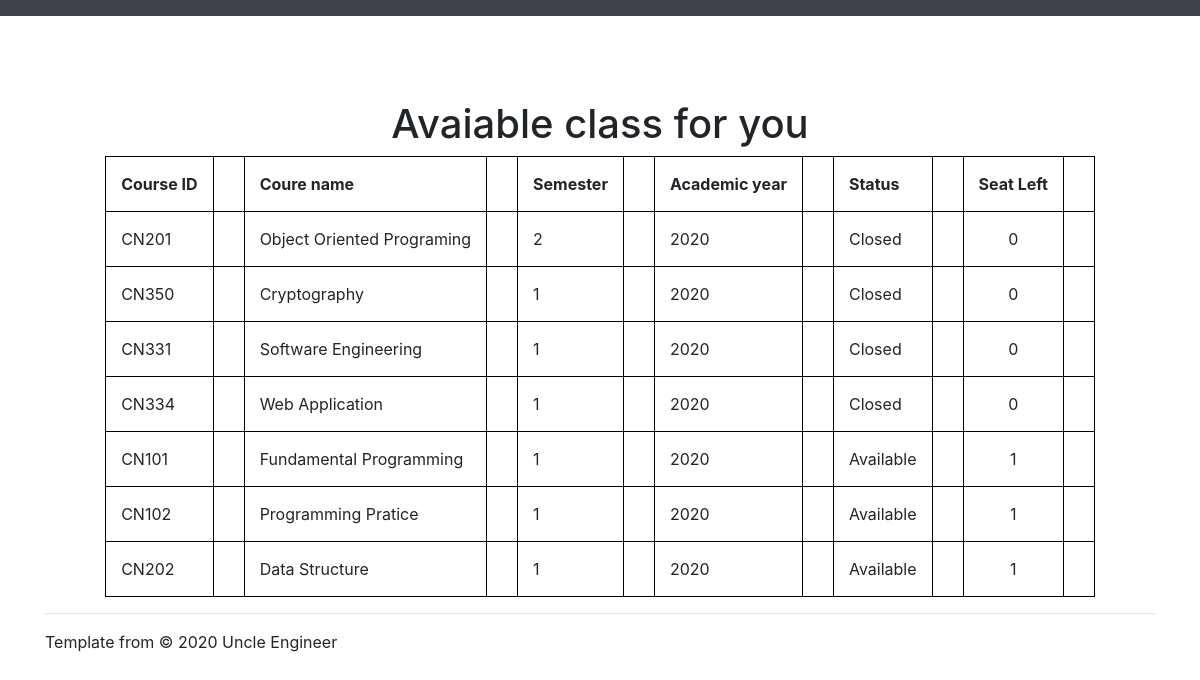
Page /classcourse on the earlier database version.
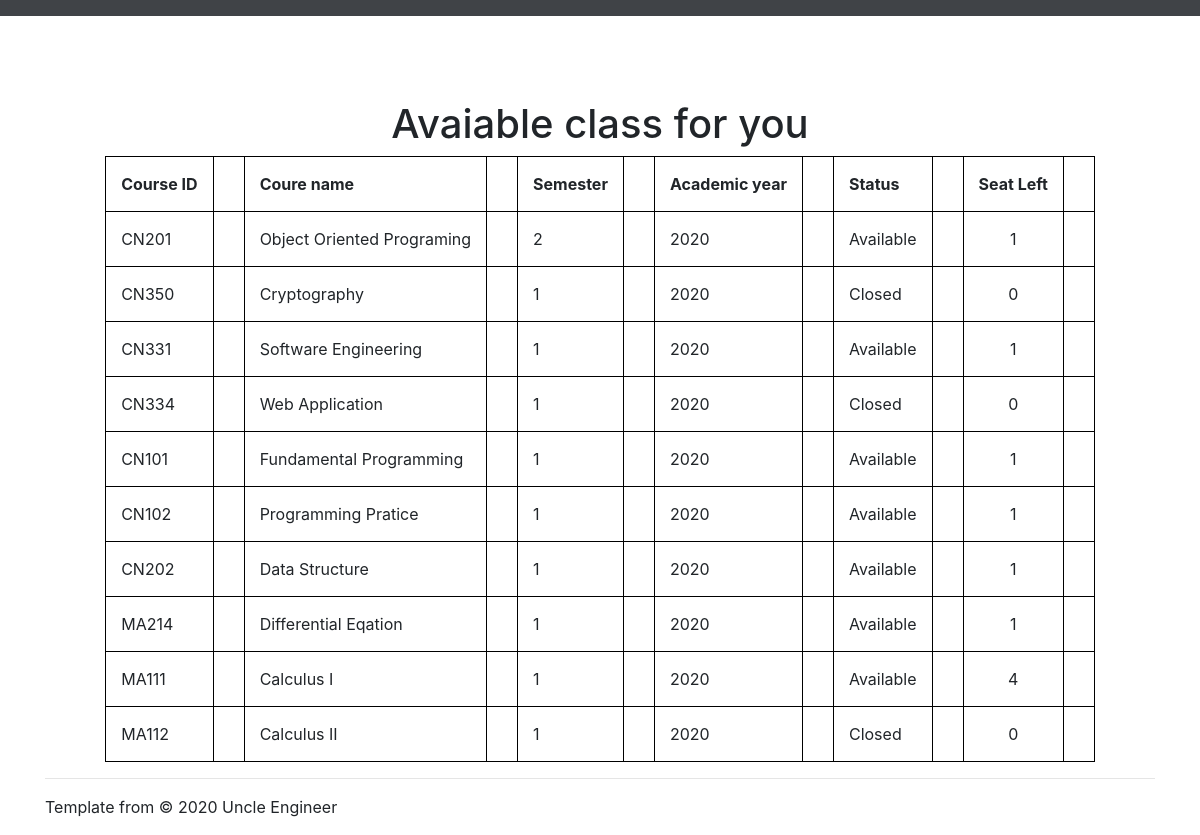
Same page on the later database version.
### regis/models.py (models this page shows, shortened)
class Course(models.Model):
    cID = models.CharField(max_length = 5)
    cName = models.CharField(max_length = 64)
    cTerm = models.PositiveIntegerField()
    cYear = models.CharField(max_length = 4)
    avaiable_seat = models.PositiveIntegerField(default = 3)
    status = models.BooleanField(default=True)
    attendStd = models.ManyToManyField(Student,blank=True)
    def seatCheck(self):
        totalStd = self.attendStd.all().count()
        if self.avaiable_seat > totalStd:
            return self.status == True
        else:
            return self.status == False
    def statusCheck(self):
        status_info = self.seatCheck()
        if status_info == True:
            return "Available"
        else:
            return "Closed"
    def seatLeft(self):
        seat = self.avaiable_seat
        taken = self.attendStd.count()
        left = seat - taken
        return str(left)

### regis/views.py (the view)
# urls.py: path('classcourse',views.classcourse,name="classcourse"),
def classcourse(request):
    classinfo = Course.objects.all() #ดึงค่าจากdatabaseมาทั้งหมด
    context = {'classinfo':classinfo}
    return render(request,'regis/classcourse.html',context)

### regis/templates/regis/classcourse.html (shortened to what this page needs)
{% extends "regis/layout.html" %}
{% block body %}
<div class="container">
      <center><h1>Avaiable class for you</h1></center>
      <center>
     <table>
        <tr><th> Course ID <th><th> Coure name <th><th> Semester <th><th> Academic year <th><th> Status <th><th> Seat Left </th></tr>
        {% for cl in classinfo %}
            <tr><td> {{cl.cID}} <td><td> {{cl.cName}} <td><td> {{cl.cTerm}} <td><td> {{cl.cYear}} <td><td> {{cl.statusCheck}} <td><td><center> {{cl.seatLeft}}</center> <td></tr>
        {% endfor %}
     </table>
     </center>
</div>
{% endblock %}

### regis/templates/regis/layout.html (shortened to what this page needs)
<!DOCTYPE html>
<html lang="en">
  <head>
    <link rel="stylesheet" href="https://maxcdn.bootstrapcdn.com/bootstrap/4.4.1/css/bootstrap.min.css">
    <link rel="stylesheet" href="https://cdnjs.cloudflare.com/ajax/libs/font-awesome/4.7.0/css/font-awesome.min.css">
  </head>
  <body>
    <nav class="navbar navbar-expand-md navbar-dark fixed-top" style='background-color: #404347;'>
</nav>
<main role="main">
  <div class="container">
   {% block body %}
   {% endblock %}
    <hr>
  </div>
</main>
<footer class="container">
  <p>Template from &copy; 2020 Uncle Engineer</p>
</footer>
</body>
</html>

### regis/templates/regis/classcourse.html (style rules this page uses)
table, th, td { border: 1px solid black; border-collapse: collapse; }
th, td { padding: 15px; text-align: left; }

Differences in the rows shown:
computed for Course "CN201": statusCheck "Closed" → "Available"; seatLeft "0" → "1"
computed for Course "CN331": statusCheck "Closed" → "Available"; seatLeft "0" → "1"
added Course: cID "MA214", cName "Differential Eqation", cTerm "1", cYear "2020", statusCheck "Available", seatLeft "1"
added Course: cID "MA111", cName "Calculus I", cTerm "1", cYear "2020", statusCheck "Available", seatLeft "4"
added Course: cID "MA112", cName "Calculus II", cTerm "1", cYear "2020", statusCheck "Closed", seatLeft "0"
